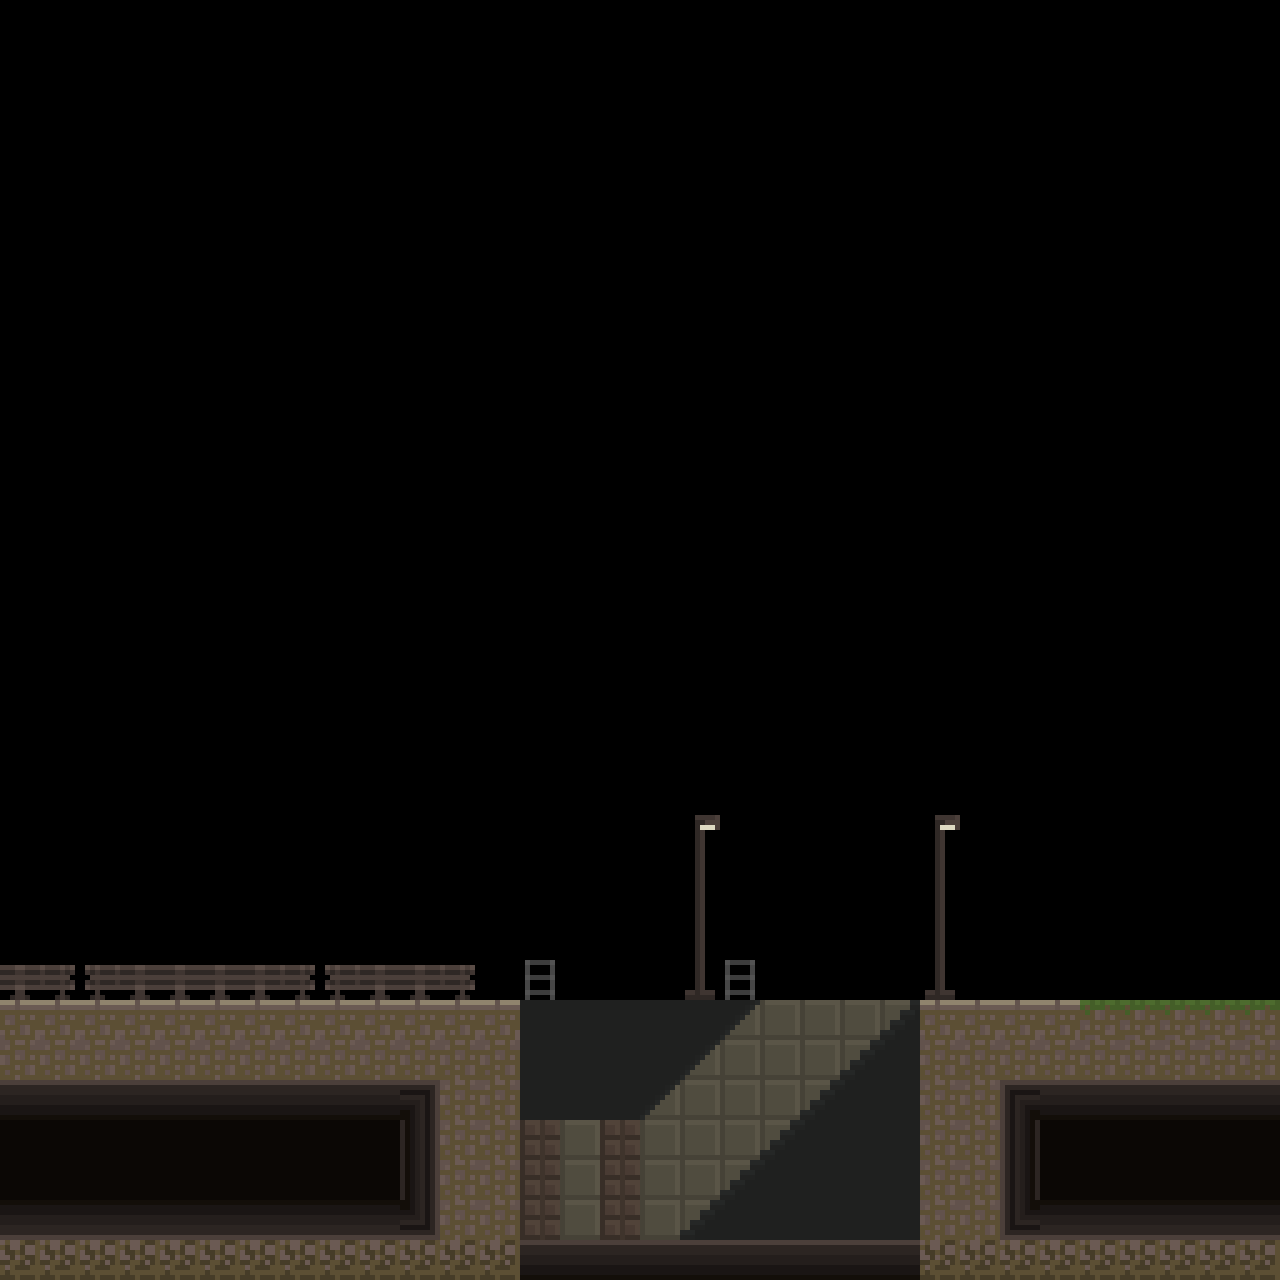

This game map was drawn from its Tiled (.tmx) file and the tilesets committed beside it. A one-line description and the trimmed map source follow:
An orthogonal 32x32 tile map with 40x40 px tiles, 5 tile layers (walls, subDecals, decals, bg, ...) and 3 objects.

<map version="1.0" orientation="orthogonal" renderorder="right-down" width="32" height="32" tilewidth="40" tileheight="40" nextobjectid="19">
 <tileset firstgid="1" name="tilesetBig" tilewidth="40" tileheight="40">
  <image source="../assets/tilesetBig.png" width="640" height="640" />
 </tileset>
 <layer name="walls" width="32" height="32">
  <data>[1024 cells, 46 non-empty, 2 distinct tile ids]</data>
 </layer>
 <layer name="subDecals" width="32" height="32">
  <data>[1024 cells, 36 non-empty, 3 distinct tile ids]</data>
 </layer>
 <objectgroup name="objectsLayer" />
 <layer name="decals" width="32" height="32">
  <data>[1024 cells, 108 non-empty, 20 distinct tile ids]</data>
 </layer>
 <layer name="bg" width="32" height="32" opacity="0.6">
  <data>[1024 cells, 111 non-empty, 1 distinct tile ids]</data>
 </layer>
 <layer name="layer" width="32" height="32">
  <data>[1024 cells, 92 non-empty, 6 distinct tile ids]</data>
 </layer>
 <objectgroup name="slopes">
  <object id="15" x="666" y="1248">
   <polyline points="0,0 251,-247 259,-241 265,7 0,1" />
  </object>
  <object id="16" x="641" y="1118">
   <polyline points="0,0 117,-117 -5,-116 -1,0" />
  </object>
  <object id="18" x="517" y="1001">
   <polyline points="0,0 151,1 124,115 -14,115 0,1" />
  </object>
 </objectgroup>
</map>
